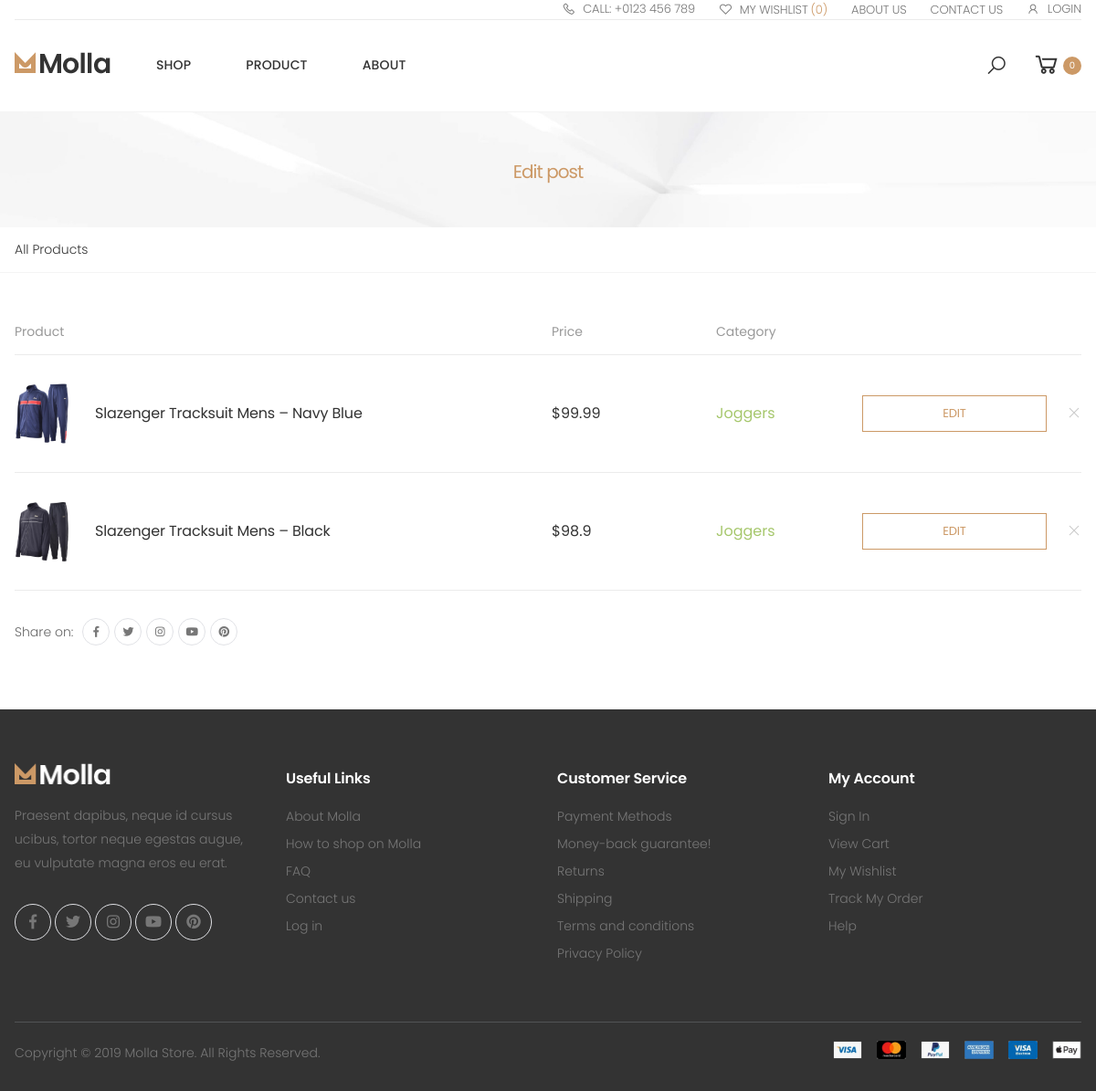
The app's page /preview-product with its own data.
### main.py (models this page shows)
class Products(db.Model):
    __tablename__ = "products"
    id = db.Column(db.Integer, primary_key=True)
    name = db.Column(db.String(250), nullable=True)
    price = db.Column(db.Float, nullable=True)
    stock = db.Column(db.Integer, nullable=True)
    description = db.Column(db.String(250), nullable=True)
    cart = relationship("Cart", back_populates="product")
    wishlist = relationship("Wishlist", back_populates="product")
    product_category = relationship("Category", back_populates="product")
    prod_image = relationship("Image", back_populates="product")
    prod_size = relationship("Size", back_populates="product")
    rating = relationship("Rating", back_populates="product_rating")

class Image(db.Model):
    id = db.Column(db.Integer, primary_key=True)
    path = db.Column(db.String(250), nullable=True)
    product_id = db.Column(db.Integer, db.ForeignKey("products.id"))
    product = relationship("Products", back_populates="prod_image")

class Category(db.Model):
    __tablename__ = "categories"
    id = db.Column(db.Integer, primary_key=True)
    name = db.Column(db.String(250), nullable=True)
    product = relationship("Products", back_populates="product_category")
    product_id = db.Column(db.Integer, db.ForeignKey("products.id"), nullable=True)

### main.py (the view)
@app.route('/preview-product')
def preview():
    data = Products.query.all()
    total_wish_item = 0
    try:
        total_wish_item = get_wish_item(current_user.id)
    except Exception:
        pass
    cart_items = ""
    total = 0
    try:
        cart_items = Cart.query.filter_by(user_id=current_user.id).all()
        for item in cart_items:
            total += item.total
    except Exception:
        pass
    total_cart_item = 0
    try:
        total_cart_item = get_cart_item(current_user.id)
    except Exception:
        pass
    return render_template("preview.html", datas=data, user=current_user.is_authenticated, cart_items=cart_items,
                           wishlist_total=total_wish_item, cart_total=round(total, 2), cart_item_total=total_cart_item)

### templates/preview.html
{% include 'header.html' %}
<body>
        <main class="main">
        	<div class="page-header text-center" style="background-image: url('static/assets/images/page-header-bg.jpg')">
        		<div class="container">
        			<h1 class="page-title"><span>Edit post</span></h1>
        		</div>
        	</div>
            <nav aria-label="breadcrumb" class="breadcrumb-nav">
                <div class="container">
                    <ol class="breadcrumb">
                        <li class="breadcrumb-item active" aria-current="page">All products</li>
                    </ol>
                </div>
            </nav>
            <div class="page-content">
            	<div class="container">
					<table class="table table-wishlist table-mobile">
						<thead>
							<tr>
								<th>Product</th>
								<th>Price</th>
								<th>Category</th>
								<th></th>
								<th></th>
							</tr>
						</thead>
						<tbody>
						{% for data in datas %}
							<tr>
								<td class="product-col">
									<div class="product">
										<figure class="product-media">
											<a href="#">
												<img src="{{url_for('static', filename=data.prod_image[0].path)}}" alt="Product image">
											</a>
										</figure>
										<h3 class="product-title">
											<a href="{{url_for('view_product', p_id=data.id)}}">{{data.name}}</a>
										</h3>
									</div>
								</td>
								<td class="price-col">${{data.price}}</td>
								<td class="stock-col"><span class="in-stock">{{data.product_category[0].name}}</span></td>
								<td class="action-col">
									<form action="{{url_for('edit_product', product_id=data.id)}}" >
										<button class="btn btn-block btn-outline-primary-2">Edit</button>
									</form>
								</td>
								<td class="remove-col"><a class="btn-remove" href="{{url_for('delete_product',product_id=data['id'])}}"><i class="icon-close" href="#close"></i></a></td>
							</tr>
							{% endfor %}
						</tbody>
					</table>
	            	<div class="wishlist-share">
	            		<div class="social-icons social-icons-sm mb-2">
	            			<label class="social-label">Share on:</label>
	    					<a href="#" class="social-icon" title="Facebook" target="_blank"><i class="icon-facebook-f"></i></a>
	    					<a href="#" class="social-icon" title="Twitter" target="_blank"><i class="icon-twitter"></i></a>
	    					<a href="#" class="social-icon" title="Instagram" target="_blank"><i class="icon-instagram"></i></a>
	    					<a href="#" class="social-icon" title="Youtube" target="_blank"><i class="icon-youtube"></i></a>
	    					<a href="#" class="social-icon" title="Pinterest" target="_blank"><i class="icon-pinterest"></i></a>
	    				</div>
	            	</div>
            	</div>
            </div>
        </main>
{% include 'footer.html' %}
</body>

### records on screen
Products: path (picture), name "Slazenger Tracksuit Mens – Navy Blue", price "99.99", name "Joggers"
Products: path (picture), name "Slazenger Tracksuit Mens – Black", price "98.9", name "Joggers"

### other values on screen
{{ wishlist_total }} "0"
{{ cart_item_total }} "0"
